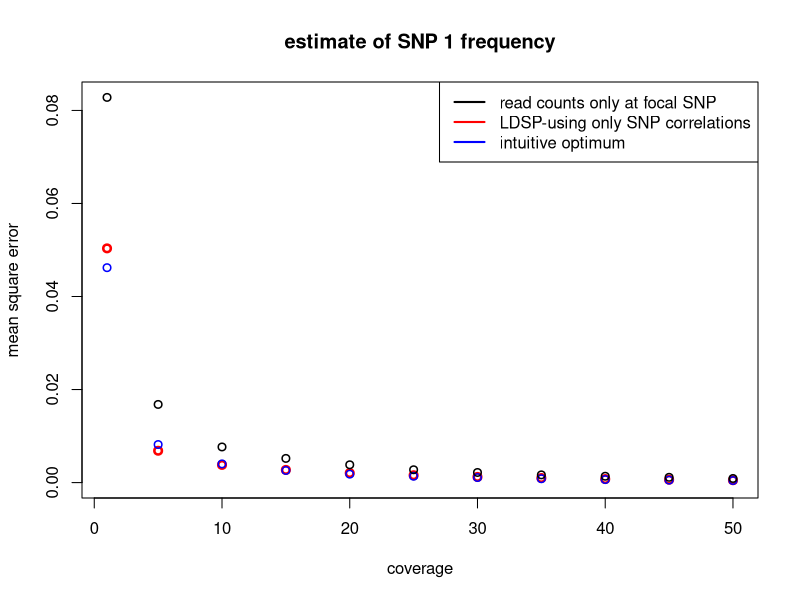
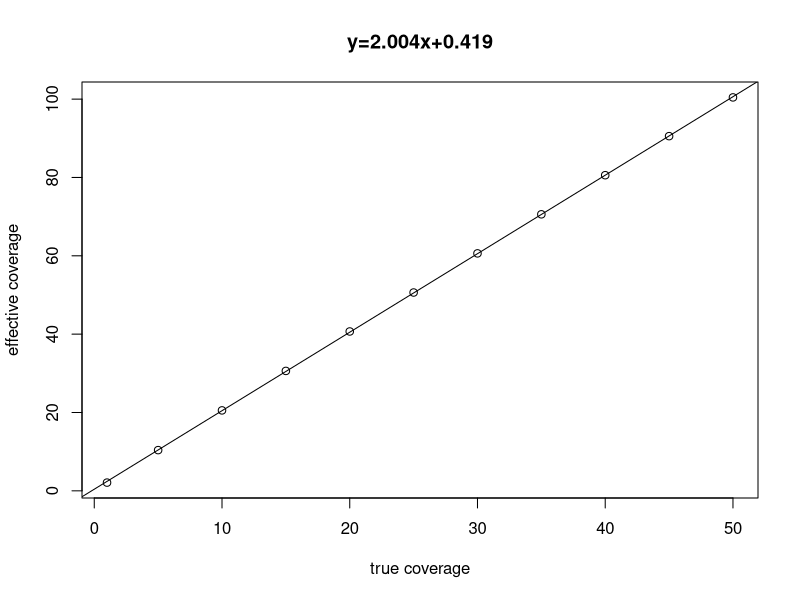
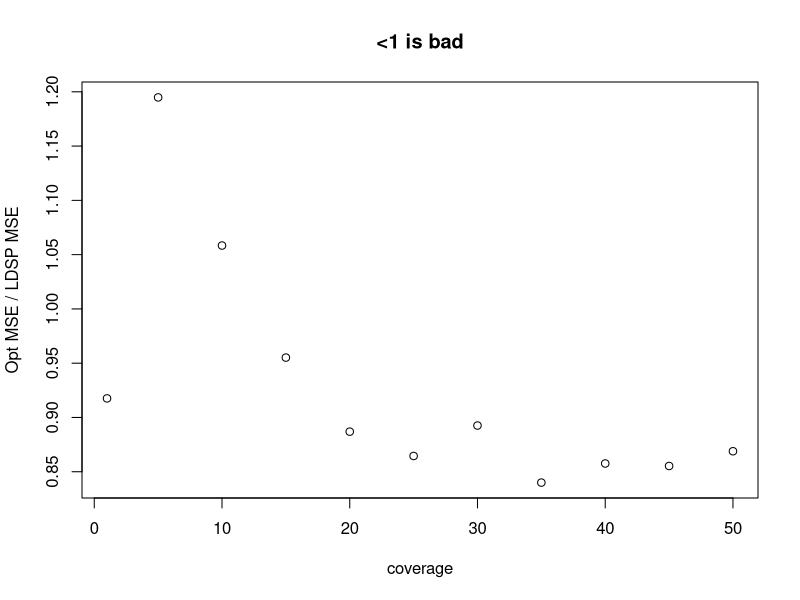

Write R code to recreate these figures, in order.
#library(MASS)
create_haps <- function(nsamp=100, per){
  # the only type of haplotypes in the pool are either 1-0 or 0-1 (for simplicity)
  # "per" specifies the percent of 1-0 haplotypes  
  n_11_haps = floor(per*nsamp)
  
  n_00_haps = nsamp - n_11_haps
  haps = c(rep(c(1,1), n_11_haps), c(rep(c(0,0), n_00_haps)))
  # put in matrix form
  haps = matrix(nrow = nsamp, ncol = 2, haps, byrow=TRUE)
  return(haps)
}


# potential problem: sigma2 estimated to be < 1 (and even <0 in some cases)
findMLE <- function(obs, mu, Sigma, D){
  
  ll <- function(sigma2){
    cov_m = sigma2*Sigma + D
    sinv = solve(cov_m)
    
    # (from a course hand-out and verified with Wikipedia)
    logl = log(det(cov_m)) + (t(obs-mu)%*%sinv%*%(obs-mu))
    
    return(as.numeric(logl))
  }
  
  # note: optim actually minimizes
  return(optim(ll, par = 1, method = "L-BFGS-B", lower = 1, upper = 10)$par)
}

pool <- function(lambda, haps, nloci, nsamp){
  ## simulate pool sequencing ##
  y_obs = rep(0, nloci)
  n = rep(0, nloci)
  n_1 = rep(0, nloci)
  for (i in 1:nloci){
    
    # coverage
    #n[i] = rpois(1, lambda)
    n[i] = lambda
    
    # ensure number haps sampled is below the number of samples in the pool
    n[i] = min(n[i], nsamp)
    # ensure sample at least 1 haplotype
    n[i] = max(1, n[i])
    
    # sample locus i from pool
    sampled = sample(haps[,i], n[i])
    
    # number of 1 alleles
    n_1[i] = sum(sampled)
  }
  return(rbind(n, n_1))
}

perform_LDSP <- function(y_obs, nloci, nsamp, haps, pos, n){
  
  # calculate distances between SNPs
  # for example if two SNPs at position 50 and 100
  # then d = 50 
  d = rep(0, nloci-1)
  for (i in 1:(nloci-1)){
    d[i] = as.numeric(pos[i+1])-as.numeric(pos[i])
  }

  epsilon = y_obs*(1-y_obs)/n
 
  geo_sum = 1/sum(1/(1:(nsamp-1)))
  #theta = geo_sum/(nsamp + geo_sum)
  theta = 0 

  mu = (1-theta)*colMeans(haps) + theta/2

  cov_panel = cov(haps) * (nsamp-1)/nsamp
  
  S = matrix(nrow = nloci, ncol = nloci, 0)

  # rho = 4*N*c_j where c_j is the rate of cross-over per generation per basepair and N is the effective popsize
  # d_j = dist is the physical distance between SNPs j and j+1
  rho = 0 # no recombination
  for (i in 1:nloci){
    for (j in 1:nloci){
      if (i ==j){
        S[i,j] = cov_panel[i,j]
      }
      else{
        # distance between SNPs
        dist = sum(d[min(i,j):(max(i,j)-1)])
        
        # hypothetical effective popsize
        N = 1e4
        
        # since rho = 0, S[i,j] = cov_panel[i,j]
        S[i,j] = exp((-4*N*rho*dist)/nsamp)*cov_panel[i,j]
      }
    }
  }
  
  Sigma = ((1-theta)^2)*S + (theta/2)*(1-(theta/2))* diag(nloci)
 
  Sigma[abs(Sigma) < 1e-8] = 0
  
  #sigma2 = findMLE(y_obs, mu, Sigma, diag(epsilon))
  sigma2 = 1
  
  # this is where the dispersion parameter comes in: eqn 13
  d = diag(1/epsilon)
  
  Sigma_bar = sigma2*Sigma - sigma2* Sigma %*% solve(diag(1/diag(d)) + sigma2*Sigma) %*% Sigma
  mu_bar = solve(diag(nloci) +sigma2 * Sigma %*% d, mu+sigma2*Sigma %*% d %*% y_obs) # system can be singular with real counts
  
  # likelihood y_1^true is normal with following mean and variance
  mu_1 = (mu[1]*Sigma_bar[1,1] - mu_bar[1]*Sigma[1,1])/(Sigma_bar[1,1] - Sigma[1,1])
  sigma_2_1 = 1/ ((-1/Sigma[1,1]) + 1/(Sigma_bar[1,1]))  
  
  # likelihood + variance
  return(c(mu_1, sigma_2_1))
  #return(mu_bar)
  
}

mse <- function(y_hat, y){
  return(sum((y_hat-y)^2)/length(y))
}

###### Begin script ##########

nloci = 2
# physical position of the two SNPs
pos = c(50, 100)

# starting population
nsamp = 100
# 1_0 haplotype is at 10% frequency and 0_1 is at 90%
haps = create_haps(nsamp, 0.1)

# increase the 1_0 haplotype from 10% to 90% (simulate positive selection)
ev_haps = create_haps(nsamp, 0.9)


## code for testing ##
# haps = matrix(nrow = nsamp, ncol = 2, 0)
# for (i in 1:25){
#   haps[i,1] = 1
#   haps[i,2] = 0
# }
# for (i in 26:50){
#   haps[i,1] = 0
#   haps[i,2] = 1
# }
# 
# for (i in 51:75){
#   haps[i,1] = 1
#   haps[i,2] = 1
# }
# for (i in 76:100){
#   haps[i,1] = 0
#   haps[i,2] = 0
# }
# ev_haps = haps
## end testing code ##

# lambda specifies coverage
lambdas = seq(5, 50, by = 5)
lambdas = c(1, lambdas)
l = length(lambdas)

mse_ldsp_est = rep(0, l)
mse_opt_est = rep(0, l)
mse_obs_est  = rep(0, l)
mean_eff_cov = rep(0, l)

nreps = 1000

for (i in 1:l){
  # where to store estimates
  store_ldsp_est = rep(0,nreps)
  store_opt_est = rep(0, nreps)
  store_obs_est = rep(0, nreps)
  store_true_freq = rep(0, nreps)
  store_effective_coverage = rep(0, nreps)
  
  for (j in 1:nreps){
    
    # pooling
    lambda = lambdas[i] # coverage
    pooled_info =  pool(lambda, ev_haps, nloci, nsamp)
    n = pooled_info[1,]  # total read counts
    n_1 = pooled_info[2,] # counts of "1" allele
    
    # pseudo-counts
    y_obs = (n_1 + 0.5)/(n + 1)
    
    ldsp_est = perform_LDSP(y_obs, nloci, nsamp, haps, pos, n)
    
    # true pool freqency
    true_freq = colMeans(ev_haps)
    
    # only look at the estimates of SNP 1
    store_true_freq[j] = true_freq[1]
    store_opt_est[j] = (n_1[1] + n_1[2])/ (n[1] + n[2])
    store_obs_est[j] = n_1[1]/n[1]
    store_ldsp_est[j] = ldsp_est[1]
    
    # normal to binomial
    store_effective_coverage[j] = ((1-ldsp_est[1])*ldsp_est[1])/ldsp_est[2]
  }
  
  # calculate MSE
  mse_ldsp_est[i] = mse(store_ldsp_est, store_true_freq)
  mse_opt_est[i] = mse(store_opt_est, store_true_freq)
  mse_obs_est[i] = mse(store_obs_est, store_true_freq)
  mean_eff_cov[i] = mean(store_effective_coverage)

}

# check if the variance is halved

#### plot stuff ####
plot(lambdas, mse_ldsp_est, xlab = "coverage", ylab = "mean square error", col = "red", ylim = c(0,max(mse_obs_est)), main = "estimate of SNP 1 frequency", lwd=2.5)
points(lambdas, mse_opt_est, col = "blue", lwd=1.5)
points(lambdas, mse_obs_est, lwd=1.5)
legend("topright", c("read counts only at focal SNP","LDSP-using only SNP correlations", "intuitive optimum"), lty=c(1,1,1), lwd=c(2,2,2),col=c("black","red", "blue"))

fit = lm(mean_eff_cov ~ lambdas)
plot(lambdas, mean_eff_cov, xlab = "true coverage", ylab = "effective coverage", main = paste("y=", round(fit$coefficients[2],3), "x+", 
                                                                                              round(fit$coefficients[1],3), sep =""))
abline(fit)

plot(lambdas, mse_opt_est/mse_ldsp_est, xlab = "coverage", ylab = "Opt MSE / LDSP MSE", main = "<1 is bad")